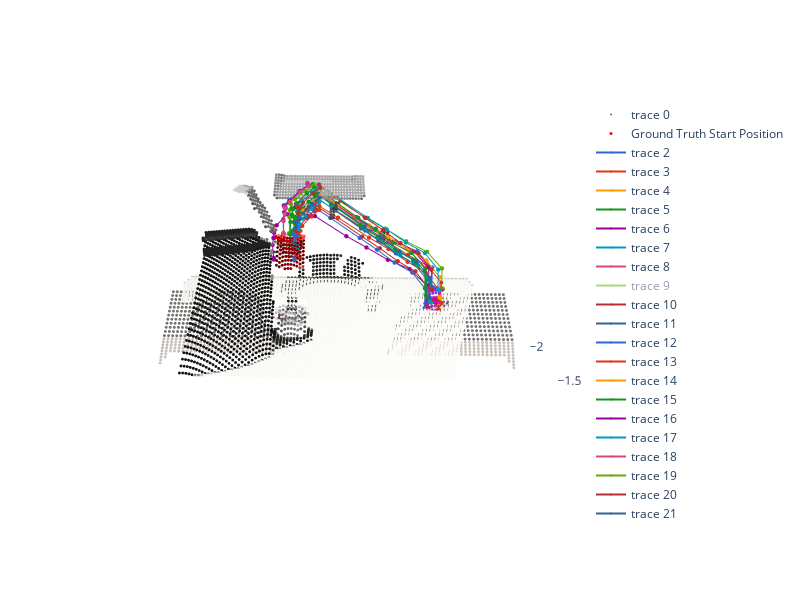

The code cell stored with this chart in its notebook:
### Code cell
import plotly.graph_objects as go
import plotly.express as px

points = np.asarray(pcd.points)
colors = np.asarray(pcd.colors)

colors_255 = (colors * 255).astype(np.uint8)
hex_colors = [f"rgb({r},{g},{b})" for r, g, b in colors_255]

# color detected points purple
for i, c in enumerate(hex_colors):
    if mask.flatten()[i]:
        hex_colors[i] = "rgb(160,32,240)"

fig = go.Figure(data=[go.Scatter3d(
    x=points[:, 0],
    y=points[:, 1],
    z=points[:, 2],
    mode='markers',
    marker=dict(
        size=1,
        color=hex_colors
    )
)])

test_point = traj_np[0][0:3,-1]  # ground truth position of the coffee cup

fig.add_trace(go.Scatter3d(
    x=[test_point[0]],
    y=[test_point[1]],
    z=[test_point[2]],
    mode='markers',
    marker=dict(
        size=3,
        color="rgb(255,0,0)"
    ),
    name="Ground Truth Start Position"
))

colors = list(px.colors.qualitative.G10) * 5

# Add each trajectory as a separate trace.
for i in range(N_samples):
    fig.add_trace(go.Scatter3d(
        x=flow_3d[::5,i,0],
        y=flow_3d[::5,i,1],
        z=flow_3d[::5,i,2],
        mode='markers+lines',
        marker=dict(size=1.5, color=colors[i]),
        line=dict(color=colors[i], width=2),
    ))

fig.update_layout(
    width=800,
    height=600,
    paper_bgcolor='white',
    plot_bgcolor='white',
    scene=dict(
        bgcolor='white',
        xaxis=dict(showbackground=False),
        yaxis=dict(showbackground=False),
        zaxis=dict(showbackground=False)
    )
)
fig.show()
